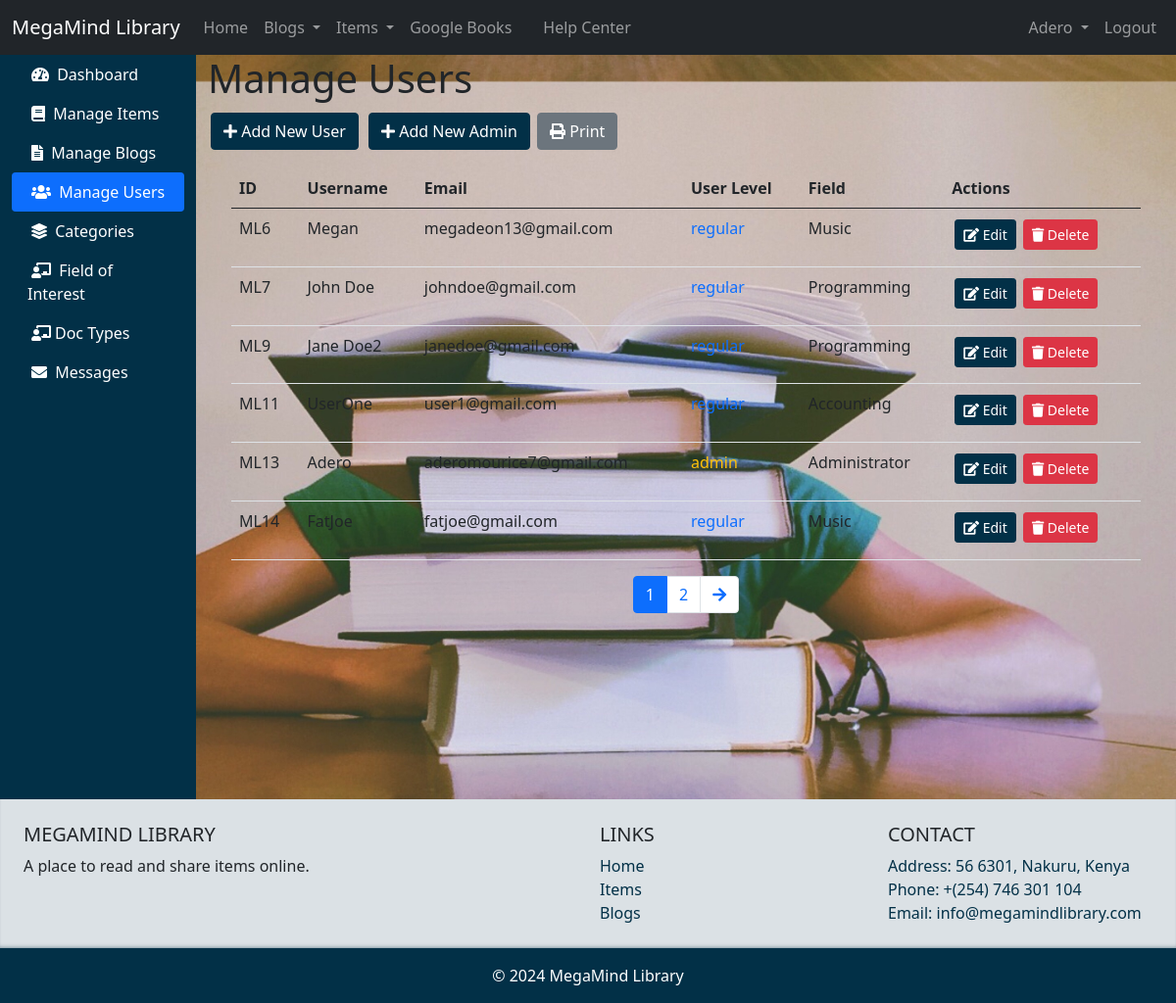
Page /Admin/admin_dashboard.php?tab=users (signed in) on the committed database.
### tables this page shows
CREATE TABLE `user` (
  `id` int(11) NOT NULL,
  `email` varchar(255) NOT NULL,
  `username` varchar(255) NOT NULL,
  `password` varchar(255) NOT NULL,
  `user_level` varchar(15) NOT NULL DEFAULT 'regular',
  `field` varchar(255) NOT NULL,
  `reset_code` varchar(255) NOT NULL,
  `reset_timestamp` timestamp(6) NOT NULL DEFAULT current_timestamp(6) ON UPDATE current_timestamp(6)
);

### inc/functions.php (called while the page is built, shortened)
<?php
include "config.php";
function getTotalUsers()
{
    global $conn;
    $result = mysqli_query($conn, "SELECT COUNT(*) FROM user");
    $row = mysqli_fetch_array($result);
    return $row[0];
}
function getUsersByPage($offset, $limit)
{
    global $conn;
    $result = mysqli_query($conn, "SELECT * FROM user ORDER BY id ASC LIMIT $offset, $limit");
    $rows = array();
    while ($row = mysqli_fetch_assoc($result)) {
        $rows[] = $row;
    }
    return $rows;
}

### Admin/manage_users.php (the view, shortened to what this page needs)
<?php
$records_per_page = 6;
$current_page = isset($_GET['page']) ? $_GET['page'] : 1;
$offset = ($current_page - 1) * $records_per_page;
$total_users = getTotalUsers();
$total_pages = ceil($total_users / $records_per_page);
$users = getUsersByPage($offset, $records_per_page);
?>
<h1>Manage Users</h1>
<div class="mb-3">
    <a href="./add_user.php" class="btn btn-primary"><i class="fas fa-plus"></i> Add New User</a>
    <a href="./add_admin.php" class="btn btn-primary"><i class="fas fa-plus"></i> Add New Admin</a>
    <button class="btn btn-secondary" onclick="printTable()"><i class="fas fa-print"></i> Print</button>
</div>
<div class="container" style="min-height: 50vh;">
    <table class="table table-hover" style="min-height: 50vh;">
        <thead>
            <tr>
                <th>ID</th>
                <th>Username</th>
                <th>Email</th>
                <th>User Level</th>
                <th>Field</th>
                <th>Actions</th>
            </tr>
        </thead>
        <tbody>
            <?php foreach ($users as $user) { ?>
                <tr>
                    <td>ML<?php echo $user['id']; ?></td>
                    <td><?php echo $user['username']; ?></td>
                    <td><?php echo $user['email']; ?></td>
                    <td class="<?php echo $user['user_level'] == 'admin' ? 'text-warning' : 'text-primary'; ?>">
                        <?php echo $user['user_level']; ?>
                    </td>
                    <td><?php echo $user['user_level'] == 'admin' ? 'Administrator' : $user['field']; ?></td>
                    <td>
                        <a href="edit_user.php?id=<?php echo $user['id']; ?>" class="btn btn-sm btn-primary"><i class="fas fa-edit"></i> Edit</a>
                        <a href="delete_user.php?id=<?php echo $user['id']; ?>" class="btn btn-sm btn-danger"><i class="fas fa-trash"></i> Delete</a>
                    </td>
                </tr>
            <?php } ?>
        </tbody>
    </table>
    <nav aria-label="Page navigation">
        <ul class="pagination justify-content-center">
            <?php for ($i = 1; $i <= $total_pages; $i++) { ?>
                <li class="page-item <?php echo $current_page == $i ? 'active' : ''; ?>"><a class="page-link" href="?tab=users&page=<?php echo $i; ?>"><?php echo $i; ?></a></li>
            <?php } ?>
            <?php if ($current_page < $total_pages) { ?>
                <li class="page-item"><a class="page-link" href="?tab=users&page=<?php echo $current_page + 1; ?>"><i class="fa fa-arrow-right" aria-hidden="true"></i></a></li>
            <?php } ?>
        </ul>
    </nav>
</div>

### css/style.css (style rules this page uses)
body::before { content: ""; position: fixed; top: 0; right: 0; bottom: 0; left: 0; z-index: -1; background-image: url(./images/item_images/item-2.jpg); background-size: 100%; background-position: center center; background-attachment: fixed; opacity: 1; }
body { background-color: #f7f7f7; }
.btn-primary { background-color: #023047; border-color: #023047; margin: 3px; }

### rows in the picture
user: id "6", username "Megan", email "megadeon13@gmail.com", user_level "regular", field "Music"
user: id "7", username "John Doe", email "johndoe@gmail.com", user_level "regular", field "Programming"
user: id "9", username "Jane Doe2", email "janedoe@gmail.com", user_level "regular", field "Programming"
user: id "11", username "UserOne", email "user1@gmail.com", user_level "regular", field "Accounting"
user: id "13", username "Adero", email "aderomourice7@gmail.com", user_level "admin", shows "Administrator"
user: id "14", username "FatJoe", email "fatjoe@gmail.com", user_level "regular", field "Music"

### other values in the picture
$_SESSION["username"] "Adero"
